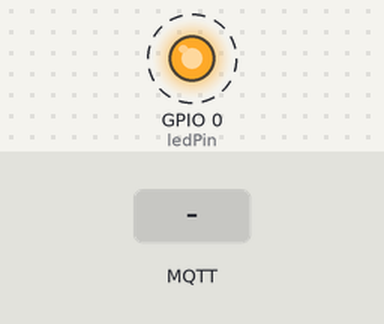
A sketch run on a simulated ESP32. On the bench: output pins drawn as LEDs (lit = HIGH). Dashed ring = blinking. The inputs (shaded band) are chosen by the test bench. WiFi joins after 1.5 s; servers stay silent unless stated; no MQTT or app messages arrive unless stated; what the sketch prints to the serial monitor is not drawn.

Above: at 2.7 s.
2.8 s: MQTT message "1" arrives on the first subscribed topic
5.8 s: MQTT message "0" arrives on the first subscribed topic
At 7.8 s:
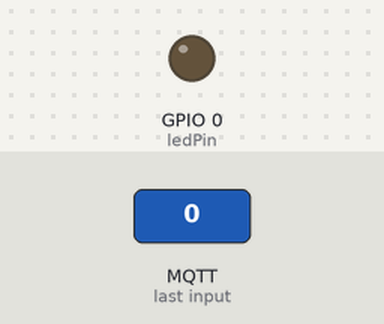
8.8 s: MQTT message "2" arrives on the first subscribed topic
At 10.25 s:
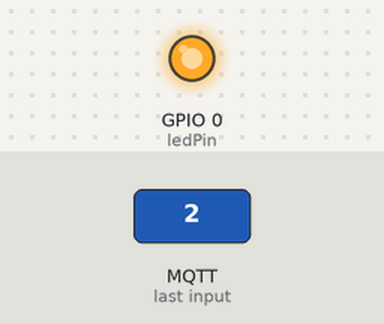
11.8 s: MQTT message "on" arrives on the first subscribed topic
At 14.8 s:
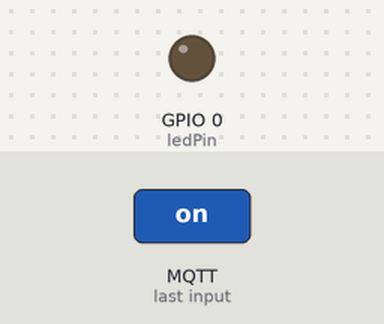
Timing chart, 0 to 15.8 s (numbered marks = the images above; inputs shaded):
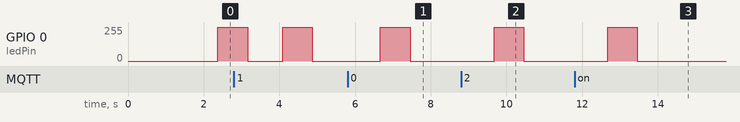

Measured:
- after the input at 5.8 s, GPIO 0 (ledPin): 0/255 → 254/255 after 0.87 s, → 0/255 0.79 s later
- after the input at 8.8 s, GPIO 0 (ledPin): 0/255 → 254/255 after 0.87 s, → 0/255 0.79 s later
- after the input at 11.8 s, GPIO 0 (ledPin): 0/255 → 254/255 after 0.87 s, → 0/255 0.79 s later

The sketch:

pulsazione_online_con_accesso.ino
```cpp
#include <SPI.h>
#include <PubSubClient.h>
#include <WiFiManager.h> // https://github.com/tzapu/WiFiManager

// Update these with values suitable for your network.
IPAddress server(167,71,79,43);

//il pin che viene usato
int ledPin = 0;

// Questa callback è esattamente la funzione che viene chiamata nel momento in cui riceve un messaggio
void callback(char* topic, byte* payload, unsigned int length) {
  Serial.print("Pulso");
  pulsa();
}

WiFiClient wifiClient;
PubSubClient client(wifiClient);

void reconnect() {
  // Loop until we're reconnected
  while (!client.connected()) {
    pulsa();
    Serial.print("Attempting MQTT connection...");
    // Attempt to connect
    if (client.connect("arduinoClient")) {
      Serial.println("connected");
      // Una volta connesso si sottoscrive al topic 'main'
      client.subscribe("main");
    } else {
      Serial.print("failed, rc=");
      Serial.print(client.state());
      Serial.println(" try again in 5 seconds");
      // Wait 5 seconds before retrying
      delay(2500);
    }
  }
}

void setup()
{
  WiFi.mode(WIFI_STA); // explicitly set mode, esp defaults to STA+AP

    // put your setup code here, to run once:
    Serial.begin(115200);

    // WiFi.mode(WiFi_STA); // it is a good practice to make sure your code sets wifi mode how you want it.

    //WiFiManager, Local intialization. Once its business is done, there is no need to keep it around
    WiFiManager wm;
    wm.setCustomHeadElement("<style>body{background:#D00C2E;color:white;}button{background:white;color:#D00C2E;}h1{color:white;}a{color:white;}:before{filter:invert(1);}:after{filter:invert(1);}</style>");
    //reset settings - wipe credentials for testing
    //wm.resetSettings();

    // Automatically connect using saved credentials,
    // if connection fails, it starts an access point with the specified name ( "AutoConnectAP"),
    // if empty will auto generate SSID, if password is blank it will be anonymous AP (wm.autoConnect())
    // then goes into a blocking loop awaiting configuration and will return success result

    bool res;
    // res = wm.autoConnect(); // auto generated AP name from chipid
    // res = wm.autoConnect("AutoConnectAP"); // anonymous ap
    wm.setConfigPortalTimeout(5200); //imposto i secondi di limite per impostare il wifi
    res = wm.autoConnect("#CUOREDINAPOLI",""); // password protected ap
    if(!res) {
        Serial.println("Failed to connect");
        // ESP.restart();
    }
    else {
        //if you get here you have connected to the WiFi
        Serial.println("connected...yeey :)");
    }

  Serial.begin(115200);

  client.setServer(server, 1883);
  client.setCallback(callback);
}

void loop()
{
  if (!client.connected()) {
    reconnect();
  }
  client.loop();
}

void pulsa() {
  delay(100);

  for (int i = 0; i < 255; i++) {
    analogWrite(ledPin, i);
    delay(1);
  }
  for (int i = 255; i > 0; i--) {
    analogWrite(ledPin, i);
    delay(1);
  }
  for (int i = 0; i < 255; i++) {
    analogWrite(ledPin, i);
    delay(1);
  }
  delay(20);

  for (int i = 255; i >= 0; i--) {
    analogWrite(ledPin, i);
    delay(3);
  }
}
```
